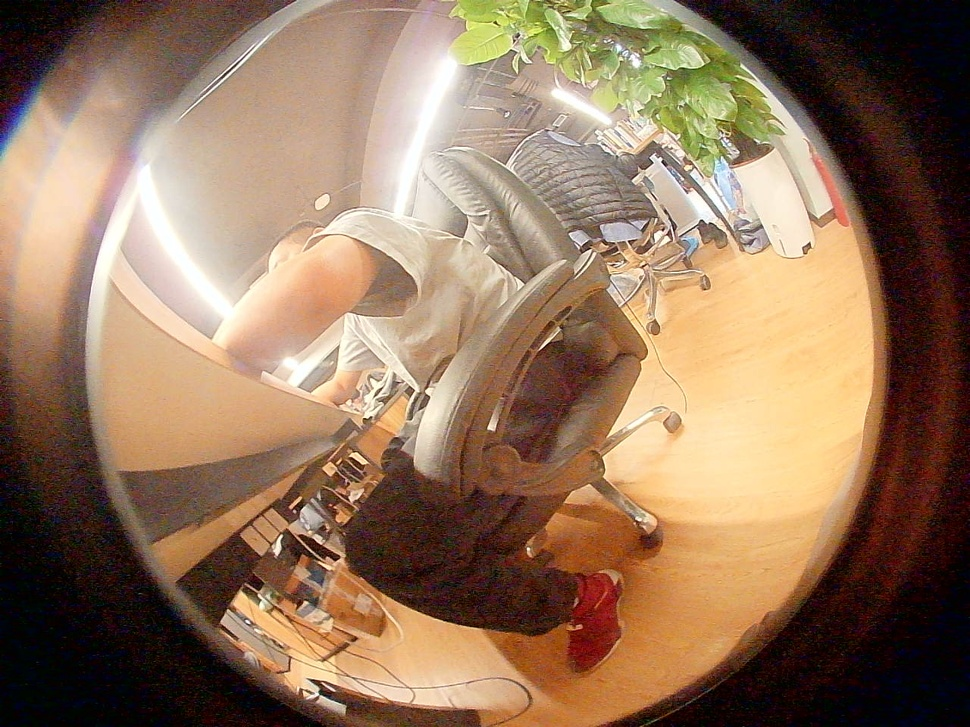
#> input picture 360/image0.jpg, 970 x 727 px, shrunk from 1280 x 960 before the run
$ python picCat.py
#> lines starting #> are read from the running program, lines starting #| are printed output that depends on the picture
import  cv2

file_path = [
    'image0.jpg','image2.jpg'
]
img0 =cv2.imread(file_path[0])
#> img0 is the input picture: shape (727, 970, 3); mean B, G, R 92.6, 117.5, 146.4
img1 =cv2.imread(file_path[1])
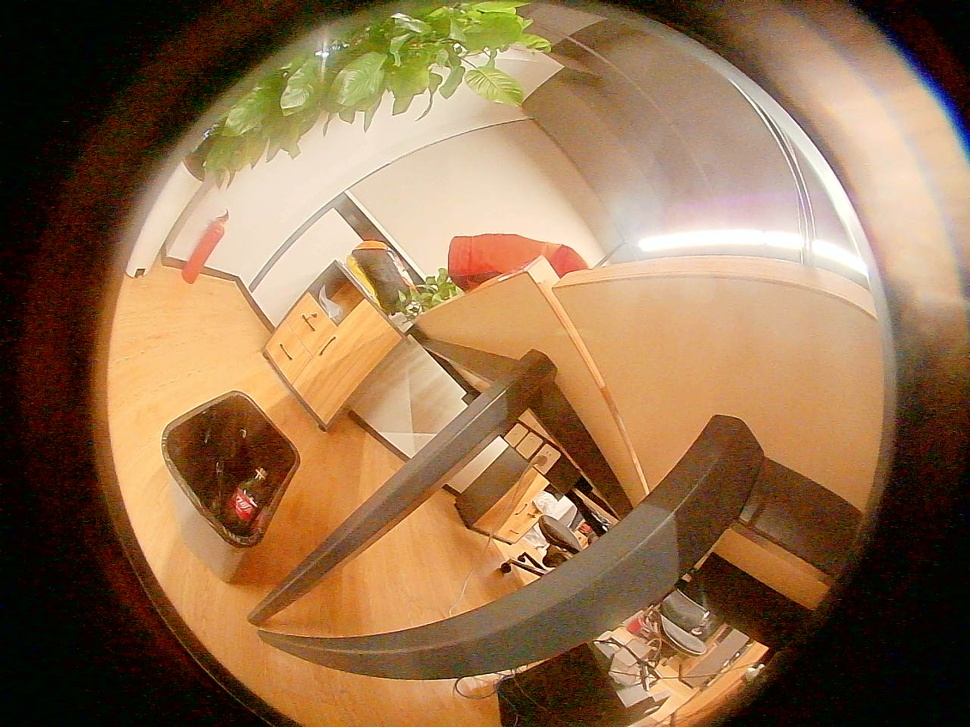
#> input picture 360/image2.jpg, 970 x 727 px, shrunk from 1280 x 960 before the run
#> img1 is the input picture: shape (727, 970, 3); mean B, G, R 77.9, 111.6, 145.8
img =cv2.hconcat([img0,img1])#水平拼接
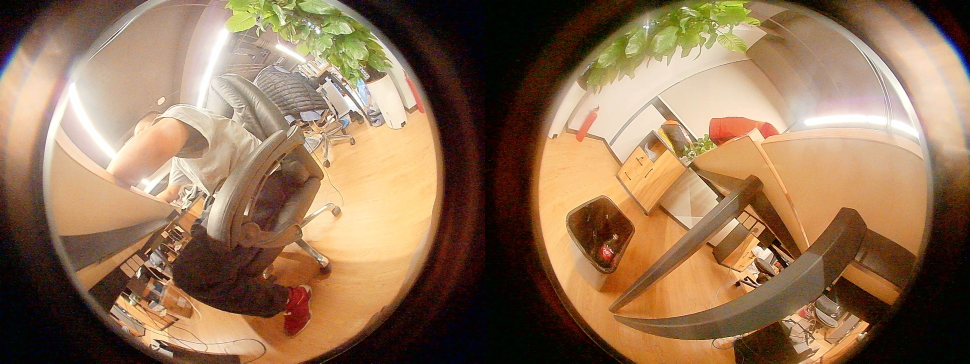
#> img: shape (727, 1940, 3) (shown at 1/2 size); mean B, G, R 85.3, 114.5, 146.1
# img=cv2.vconcat([img,img,img])#垂直拼接

cv2.imwrite('cat.jpg',img)
